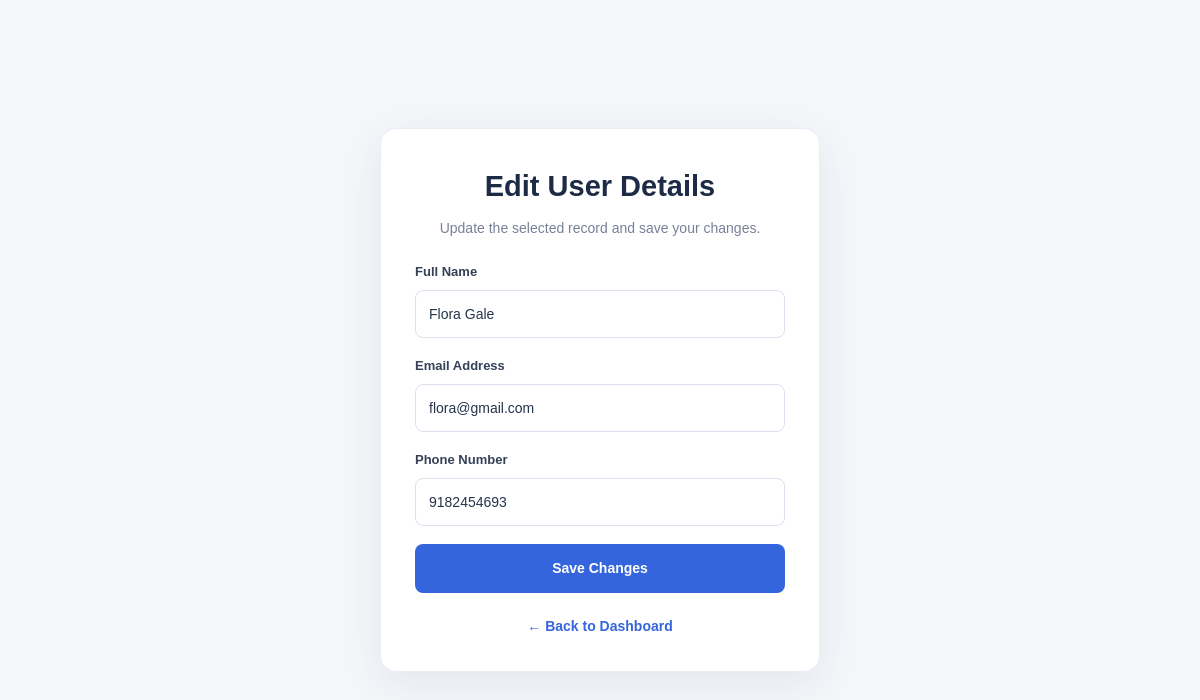
The page /users/2/edit (signed in) on the database its author committed.
### tables this page shows
CREATE TABLE users (
            id INTEGER PRIMARY KEY AUTOINCREMENT,
            name TEXT NOT NULL,
            email TEXT NOT NULL,
            phone TEXT NOT NULL
        );

### app.py (the view, shortened to what this page needs)
@app.route("/users/<int:user_id>/edit", methods=["GET", "POST"])
@login_required
def edit_user(user_id):
    connection = get_db_connection()
    try:
        user = connection.execute(
            """
            SELECT id, name, email, phone
            FROM users
            WHERE id = ?
            """,
            (user_id,),
        ).fetchone()
    finally:
        connection.close()
    if user is None:
        flash("User record not found.", "error")
        return redirect(url_for("dashboard"))
    return render_template(
        "edit_user.html",
        username=session["user"],
        user=user,
    )

### app.py (called while the page is built)
def get_db_connection():
    connection = sqlite3.connect(DATABASE)
    connection.row_factory = sqlite3.Row
    return connection

def login_required(view_function):
    @wraps(view_function)
    def wrapped_view(*args, **kwargs):
        if not session.get("user"):
            flash(
                "Please log in to access this page.",
                "error",
            )
            return redirect(url_for("login"))
        return view_function(*args, **kwargs)
    return wrapped_view

### templates/edit_user.html (shortened to what this page needs)
<!DOCTYPE html>
<html lang="en">
<head>
    <link rel="stylesheet"
          href="{{ url_for('static', filename='style.css') }}">
</head>
<body>
    <main class="auth-container">
        <section class="auth-card">
            <h1>Edit User Details</h1>
            <p class="subtitle">
                Update the selected record and save your changes.
            </p>
            <form
                action="{{ url_for('edit_user', user_id=user['id']) }}"
                method="POST"
            >
                <div class="form-group">
                    <label for="name">Full Name</label>
                    <input
                        type="text"
                        id="name"
                        name="name"
                        maxlength="100"
                        value="{{ user['name'] }}"
                        required
                    >
                </div>
                <div class="form-group">
                    <label for="email">Email Address</label>
                    <input
                        type="email"
                        id="email"
                        name="email"
                        maxlength="254"
                        value="{{ user['email'] }}"
                        required
                    >
                </div>
                <div class="form-group">
                    <label for="phone">Phone Number</label>
                    <input
                        type="tel"
                        id="phone"
                        name="phone"
                        maxlength="30"
                        value="{{ user['phone'] }}"
                        required
                    >
                </div>
                <button type="submit" class="primary-button">
                    Save Changes
                </button>
            </form>
            <p class="auth-link">
                <a href="{{ url_for('dashboard') }}">
                    ← Back to Dashboard
                </a>
            </p>
        </section>
    </main>
</body>
</html>

### static/style.css (style rules this page uses)
* { box-sizing: border-box; margin: 0; padding: 0; }
html { scroll-behavior: smooth; }
body { font-family: Arial, Helvetica, sans-serif; background: #f4f6fa; color: #253047; line-height: 1.6; }
a { text-decoration: none; }
button, input { font: inherit; }
.auth-container { min-height: 100vh; display: flex; justify-content: center; align-items: center; padding: 25px; background: #f4f6fa; }
.auth-card { width: 100%; max-width: 440px; padding: 34px; background: #ffffff; border: 1px solid #e9edf5; border-radius: 16px; box-shadow: 0 12px 40px rgba(29, 45, 78, 0.08); }
.auth-card h1 { margin-bottom: 8px; text-align: center; color: #1d2b46; font-size: 29px; }
.subtitle { margin-bottom: 22px; color: #778198; font-size: 14px; }
.auth-card .subtitle { text-align: center; }
.auth-link { margin-top: 22px; text-align: center; color: #69758b; font-size: 14px; }
.auth-link a { color: #3565dc; font-weight: 700; }
.form-group { margin-bottom: 18px; }
.form-group label { display: block; margin-bottom: 7px; color: #344158; font-size: 13px; font-weight: 700; }
.form-group input { display: block; width: 100%; min-width: 0; padding: 12px 13px; border: 1px solid #dce2ed; border-radius: 8px; background: #ffffff; color: #26344c; font-size: 14px; transition: border-color 0.2s, box-shadow 0.2s; }
.form-group input::placeholder { color: #a0a8b7; }
button, .primary-button { border: none; cursor: pointer; }
.primary-button { display: block; width: 100%; padding: 13px 16px; border-radius: 8px; background: #3565dc; color: #ffffff; font-size: 14px; font-weight: 700; text-align: center; transition: background 0.2s, transform 0.2s; }

### rows shown on the page
users: name "Flora Gale", email "flora@gmail.com", phone "9182454693"
